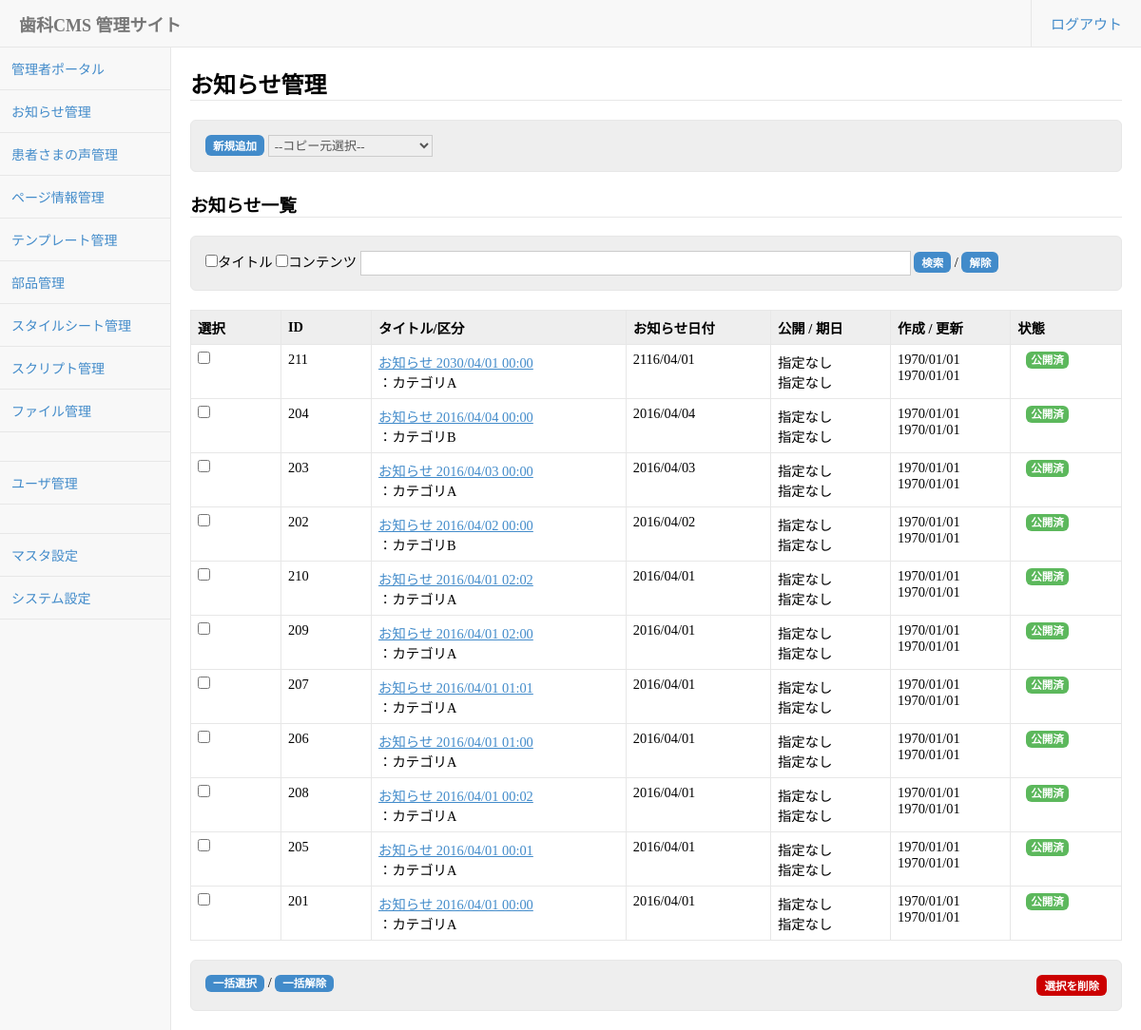
/webadmin/addon/information/information_manager.php (signed in), run on the app's committed database.
### tables this page shows
CREATE TABLE `content` (
  `content_id` bigint(20) NOT NULL,
  `created` bigint(20) DEFAULT NULL,
  `updated` bigint(20) DEFAULT NULL,
  `published` bigint(20) DEFAULT NULL,
  `unpublished` bigint(20) DEFAULT NULL,
  `schedule_publish` bigint(20) DEFAULT NULL,
  `schedule_unpublish` bigint(20) DEFAULT NULL,
  `created_by` bigint(20) DEFAULT NULL,
  `updated_by` bigint(20) DEFAULT NULL,
  `published_by` bigint(20) DEFAULT NULL,
  `unpublished_by` bigint(20) DEFAULT NULL,
  `sheduled_by` bigint(20) DEFAULT NULL,
  `revision` int(11) DEFAULT NULL,
  `folder_id` bigint(20) DEFAULT NULL,
  `contentclass` varchar(20) DEFAULT NULL,
  `elementtype_id` bigint(20) DEFAULT NULL,
  `contenttype_id` bigint(20) DEFAULT NULL,
  `title` varchar(511) DEFAULT NULL,
  `url` varchar(255) DEFAULT NULL,
  `content` longtext,
  `comment` text,
  `keywords` text,
  `description` text,
  `author` text,
  `template_id` bigint(20) DEFAULT NULL,
  `media` varchar(255) DEFAULT NULL,
  `editmode` tinyint(1) NOT NULL DEFAULT '0',
  `doctype` varchar(255) DEFAULT NULL,
  `html_attr` text,
  `head_attr` text,
  `head_code` text,
  `body_attr` text,
  `title_prefix` varchar(255) NOT NULL,
  `title_suffix` varchar(255) NOT NULL,
  `stylesheet_index` text NOT NULL,
  `script_index` text NOT NULL,
  `addinfo_index` text NOT NULL,
  `element_index` text NOT NULL,
  `checkout_user_id` bigint(20) DEFAULT NULL,
  `sort_no` bigint(20) NOT NULL DEFAULT '0',
  `workflowstate_id` bigint(20) DEFAULT NULL,
  `static_mode` tinyint(1) NOT NULL DEFAULT '0',
  `php_mode` tinyint(1) NOT NULL DEFAULT '0',
  `schedule_type` tinyint(4) NOT NULL DEFAULT '0',
  `schedule_time` bigint(20) DEFAULT NULL,
  `archive_type` tinyint(4) NOT NULL DEFAULT '0',
  `archive_time` bigint(20) DEFAULT NULL,
  `device` varchar(255) NOT NULL,
  `device_index` varchar(255) NOT NULL,
  `active_flg` tinyint(1) NOT NULL DEFAULT '0'
);

### webadmin/Config/DynamicConfig.php (called while the page is built, shortened)
<?php
class DynamicConfig
{
	static function get($configname){
		if(defined("Config::".$configname)){
			return constant("Config::".$configname);
		}elseif(defined("ConfigCache::".$configname)){
			return constant("ConfigCache::".$configname);
		}else{
			$configname = strtolower($configname);
			$db = new DB();
			$sql = "SELECT value FROM config WHERE configname = ?";
			$result = $db->query($sql,array($configname),DB::FETCH);
			return $result["value"];
		}
	}
}

### webadmin/addon/information/DataAccess/InformationContent.php (called while the page is built, shortened)
<?php
class InformationContent extends Content
{
	function getInformationList($parameters){
		$params = array();
		$sql = "SELECT ";
		$sql.= "	cont.*, ";
		$sql.= "	count(sche.content_schedule_id) as sche_cnt, ";
		$sql.= "	add_date.addinfo_content as date, ";
		$sql.= "	add_date.addinfo_content as hour, ";
		$sql.= "	add_date.addinfo_content as minute, ";
		$sql.= "	add_sel.optionvalue_name as information_category, ";
		$sql.= "	add_sel1.optionvalue_name as information_type, ";
		$sql.= "	pub.content_id as content_public_id, ";
		$sql.= "	pub.updated as content_public_updated, ";
		$sql.= "	workflow.workflowstate_name ";
		$sql.= "FROM content cont ";
		$sql.= "	LEFT JOIN content_public pub ";
		$sql.= "		ON  cont.content_id = pub.content_id ";
		$sql.= "	LEFT JOIN content_schedule sche ";
		$sql.= "		ON  cont.content_id = sche.content_id ";
		$sql.= "	LEFT JOIN content_addinfo add_date ";
		$sql.= "		ON cont.content_id = add_date.content_id ";
		$sql.= "		AND add_date.name = 'date' ";
		$sql.= "	LEFT JOIN content_addinfo add_hour ";
		$sql.= "		ON cont.content_id = add_hour.content_id ";
		$sql.= "		AND add_hour.name = 'hour' ";
		$sql.= "	LEFT JOIN content_addinfo add_minute ";
		$sql.= "		ON cont.content_id = add_minute.content_id ";
		$sql.= "		AND add_minute.name = 'minute' ";
		$sql.= "	LEFT JOIN content_addinfo add_cat ";
		$sql.= "		ON cont.content_id = add_cat.content_id ";
		$sql.= "		AND add_cat.name = 'information_category' ";
		$sql.= "	LEFT JOIN addinfo_select add_sel ";
		$sql.= "		ON add_cat.addinfo_content = add_sel.optionvalue ";
		$sql.= "		AND add_sel.selectname = 'information_category' ";
		$sql.= "	LEFT JOIN content_addinfo add_fac ";
		$sql.= "		ON cont.content_id = add_fac.content_id ";
		$sql.= "		AND add_fac.name = 'information_type' ";
		$sql.= "	LEFT JOIN addinfo_select add_sel1 ";
		$sql.= "		ON add_fac.addinfo_content = add_sel1.optionvalue ";
		$sql.= "		AND add_sel1.selectname = 'information_type' ";
		$sql.= "	LEFT JOIN workflowstate workflow ON cont.workflowstate_id = workflow.workflowstate_id ";
		$sql.= "		AND workflow.active_flg = '1' ";
		$sql.= "WHERE cont.contentclass = 'parts' " ;
		$sql.= "	AND cont.folder_id = '2' " ;
		$sql.= "GROUP BY cont.content_id ";
		$sql.= "ORDER BY add_date.addinfo_content DESC , add_hour.addinfo_content DESC  , add_minute.addinfo_content DESC " ;
		$sql.= "LIMIT 0,100 ";
		$result = $this->query($sql,$params);
		return $result;
	}
}

### webadmin/Framework/DataAccessBase.php (called while the page is built, shortened)
<?php
abstract class DataAccessBase
{
	var $tablename;
	var $db;
	protected function  __construct()
	{
		global $db_connection;
		$this->db = $db_connection;
	}
	protected function setTableName($tablename)
	{
		$this->tablename = $tablename;
	}
	public function query($sql,$param = array(),$fetch_option = 2){
		global $debug_mode;
		$result = false;
		try{
			$stmt = $this->db->prepare($sql);
			if($param == array()){
				$stmt->execute();
			}else{
				$stmt->execute($param);
			}
			if($fetch_option == DataAccessBase::FETCH_ALL){
				$result = $stmt->fetchAll(PDO::FETCH_ASSOC);
			}else if($fetch_option == DataAccessBase::FETCH) {
				$result = $stmt->fetch(PDO::FETCH_ASSOC);
			}else{
				$result = false;
			}
		}catch(PDOException $e){
			$real_sql = $this->makeRealSql($sql, $param);
			Logger::error("SQLエラー テーブル：".$this->tablename."へのクエリに失敗しました。".$real_sql);
			if($debug_mode){
				throw new Exception($e->getMessage().$real_sql);
			}else{
				throw new Exception($e->getMessage());
			}
			return false;
		}
		return $result;
	}
	private static function makeRealSql($sql,$param){
		$sql = str_replace("?","'%s'",$sql);
		$sql = vsprintf($sql,$param);
		return $sql;
	}
	private function setQueryLog($type,$sql,$param){
		$query_log = array("type" => $type,"sql" => $sql,"param" => $param,"check_sql" => self::makeRealSql($sql, $param));
	}
}
?>

### webadmin/ApplicationCommon/Session.php (called while the page is built, shortened)
<?php
class Session extends SessionBase
{
	static function get(){
		if(!isset(self::$instance)){
			self::$instance = new Session();
		}else{
		}
		return self::$instance;
	}
	protected function setConfig(){
		$this->session_cookie_lifetime = Config::SESSION_COOKIE_LIFETIME;
		$this->session_access_identcode_name = Config::SESSION_ACCESS_IDENTCODE;
	}
}

### webadmin/addon/information/information_manager.php (the view, shortened to what this page needs)
<?php
require_once(dirname(__FILE__).'/DataAccess/InformationContent.php');
$self = basename(__FILE__);
$session = Session::get();
$session->loginCheckAndRedirect("../../login.php");
$ope_auth_publish = $session->user["ope_auth_page_publish"];
$ope_auth_delete = $session->user["ope_auth_page_delete"];
$Content = new InformationContent(InformationContent::TABLE_MANAGEMENT);
$search_title_flg = isset($_REQUEST["search_title_flg"]) ? $_REQUEST["search_title_flg"] : "";
$search_content_flg = isset($_REQUEST["search_content_flg"]) ? $_REQUEST["search_content_flg"] : "";
$search_keyword = isset($_REQUEST["search_keyword"]) ? $_REQUEST["search_keyword"] : "";
$where = array();
$contentList = $Content->getInformationList($where);
?>
<form action = "" id="control_values" style="margin-top: 10px;">
	<div class="search">
	<input class="btn btn_small" type="button" value="新規追加" id="action_new" />
	<?php if(Config::get("content_new_mode") != "" && Config::get("content_new_mode") != "normal"): ?>
		<select name="copy_content_id" style="padding:2px;">
		<?php if(Config::get("content_new_mode") == "multi"): ?>
			<option value="">--コピー元選択--</option>
		<?php endif; ?>
		</select>
	<?php endif; ?>
    </div>
</form>
<h3>お知らせ一覧</h3>
<div class="search">
	<form action="<?php echo $self; ?>" id="search_values">
	<input type="checkbox" name="search_title_flg" <?php if($search_title_flg == "on"){echo "checked"; }?> />タイトル
	<input type="checkbox" name="search_content_flg" <?php if($search_content_flg == "on"){echo "checked"; }?> />コンテンツ
	<input type="text" name="search_keyword" value="<?php echo htmlspecialchars($search_keyword); ?>" />
	<input class="btn btn_small" type="button" value="検索" id="search_btn" /> /
	<input class="btn btn_small" type="button" value="解除" id="search_clear_btn" />
	</form>
</div>
<form action = "" id="content_values" style="margin-top: 10px;">
<table class="list">
<tr>
	<th class="w80">選択</th>
	<th class="w80">ID</th>
	<th>タイトル/区分</th>
	<th>お知らせ日付</th>
	<th>公開 / 期日</th>
	<th>作成 / 更新</th>
	<th>状態</th>
</tr>
<?php
for($i=0;$i < count($contentList);$i++){
	echo '<tr>'."\n";
	echo '<td><input type="checkbox" name="content_id[]" class="list_checkbox" value="'.$contentList[$i]["content_id"].'" ></td>'."\n";
	echo '<td>'.$contentList[$i]["content_id"].'</td>'."\n";
	echo '<td><a href="information_edit.php?mode=edit&content_id='.$contentList[$i]["content_id"].'&close_url='.$self.'&search_title_flg='.htmlspecialchars($search_title_flg).'&search_content_flg='.htmlspecialchars($search_content_flg).'&search_keyword='.htmlspecialchars($search_keyword).'">'.htmlspecialchars($contentList[$i]["title"]).'</a><br>'."\n";
	echo $contentList[$i]["information_type"]."\n：";
	echo $contentList[$i]["information_category"]."\n";
	echo '</td>'."\n";
	echo '<td style="white-space:nowrap">'.$contentList[$i]["date"].'</td>'."\n";
	if(Util::IsNullOrEmpty($contentList[$i]["schedule_publish"])){
		echo '<td style="white-space:nowrap">指定なし<br>'."\n";
	}else{
		echo '<td style="white-space:nowrap">'.date("Y/m/d",$contentList[$i]["schedule_publish"]).'<br>'."\n";
	}
	if(Util::IsNullOrEmpty($contentList[$i]["schedule_unpublish"])){
		echo '指定なし</td>'."\n";
	}else{
		echo date("Y/m/d",$contentList[$i]["schedule_unpublish"]).'</td>'."\n";
	}
	echo '<td style="white-space:nowrap">'.date("Y/m/d",$contentList[$i]["created"]).'<br>'."\n";
	echo date("Y/m/d",$contentList[$i]["updated"]).'</td>'."\n";
	echo '<td style="white-space:nowrap">'.ContentCommon::getContentStatusHTML($contentList[$i])."</td>\n";
	echo '</tr>'."\n";
}
?>
</table>
</form>
<div class="search">
<div class="content_left">
<a class="btn btn_small" href="#" onclick="list_check_all('list_checkbox'); return false;">一括選択</a> / <a class="btn btn_small" href="#" onclick="list_clear_all('list_checkbox'); return false;">一括解除</a>
</div>
<div class="content_right">
<?php if(!$ope_auth_publish){ $disabled = "disabled"; }else{ $disabled = "";}?>
<?php if(!$ope_auth_publish){ $disabled = "disabled"; }else{ $disabled = "";}?>
<?php if(!$ope_auth_delete){ $disabled = "disabled"; }else{ $disabled = "";}?>
<input class="btn red btn_small" type="button" value="選択を削除" onclick="action_delete_multiple('content_values'); return false;" <?php echo $disabled; ?>>
</div>
</div>

### webadmin/CMSCommon/ContentCommon.php (shortened to what this page needs)
<?php
class ContentCommon{
	static function getContentStatusHTML($contentData){
		$str = "";
		if($contentData["content_public_id"] != NULL){
			if($contentData["content_public_updated"] == $contentData["updated"]){
				if($contentData["schedule_publish"] != null && $contentData["schedule_publish"] > time()){
					$str.= '<span class="mark info">公開予定</span>';
				}else if($contentData["schedule_unpublish"] != null && $contentData["schedule_unpublish"] < time()){
					$str.= '<span class="mark red">公開終了</span>';
				}else{
					$str.= '<span class="mark green">公開済</span>';
				}
			}else{
				$str.= '<span class="mark orange">編集中</span>';
			}
		}else{
			$str.= '<span class="mark red">非公開</span>';
		}
		return $str;
	}
}

### webadmin/css/admin.css (style rules this page uses)
a { color:#428bca; text-decoration:none; }
input , textarea , select { margin:0; padding:4px; border:solid 1px #cccccc; font-size:0.9em; font-family: "メイリオ","Meiryo","Hiragino Kaku Gothic Pro" , "ヒラギノ角ゴ Pro W3" , "ＭＳ Ｐゴシック"; color:#555555; }
input[type=text] { width:60%; }
input.btn,a.btn { margin-top:20px; padding:8px 16px; border:none; background:#428bca; font-size:0.9em; font-weight:bold; color:#ffffff; cursor:pointer; -webkit-border-radius: 6px; -moz-border-radius: 6px; border-radius: 6px; }
input.btn_small,a.btn_small { margin:0; padding:3px 8px; border:none; background:#428bca; font-size:0.8em; font-weight:bold; color:#ffffff; cursor:pointer; -webkit-border-radius: 6px; -moz-border-radius: 6px; border-radius: 6px; }
input.red,a.red { background:#cc0000; }
table { width:100%; }
table.list { margin:0 0 20px 0; width:100%; font-size:0.9em; border:1px solid #e7e7e7; border-collapse: collapse; }
table.list th { padding:7px; background:#eeeeee; border:1px solid #e7e7e7; text-align:left; }
table.list td { padding:7px; border:1px solid #e7e7e7; vertical-align:top; }
table.list a { text-decoration:underline; }
div.search { margin:0 0 20px 0; padding:15px; background:#eeeeee; -webkit-border-radius: 6px; -moz-border-radius: 6px; border-radius: 6px; border:1px solid #e7e7e7; font-size:0.9em; }
.content_left { float:left; }
.content_right { float:right }
.w80 { width:80px; }
span.mark { margin:9px; padding:3px 5px; font-size:0.8em; font-weight:bold; -webkit-border-radius: 6px; -moz-border-radius: 6px; border-radius: 6px; }
span.green { background:#5cb85c; color:#ffffff; }
html { margin:0; padding:0; height: 100%; background:url(../img/sidebar_background.gif) repeat-y left top; }
body { margin:0; padding:0; min-width:800px; height: 100%; font-family: "メイリオ","Meiryo","Hiragino Kaku Gothic Pro" , "ヒラギノ角ゴ Pro W3" , "ＭＳ Ｐゴシック"; }
#body #content h3 { border-bottom:1px solid #e7e7e7; }

### data on the page
content: content_id "211", title "お知らせ 2030/04/01 00:00", information_category "カテゴリA", date "2116/04/01", shows "指定なし", created "1970/01/01", updated "1970/01/01", shows "公開済"
content: content_id "204", title "お知らせ 2016/04/04 00:00", information_category "カテゴリB", date "2016/04/04", shows "指定なし", created "1970/01/01", updated "1970/01/01", shows "公開済"
content: content_id "203", title "お知らせ 2016/04/03 00:00", information_category "カテゴリA", date "2016/04/03", shows "指定なし", created "1970/01/01", updated "1970/01/01", shows "公開済"
content: content_id "202", title "お知らせ 2016/04/02 00:00", information_category "カテゴリB", date "2016/04/02", shows "指定なし", created "1970/01/01", updated "1970/01/01", shows "公開済"
content: content_id "210", title "お知らせ 2016/04/01 02:02", information_category "カテゴリA", date "2016/04/01", shows "指定なし", created "1970/01/01", updated "1970/01/01", shows "公開済"
content: content_id "209", title "お知らせ 2016/04/01 02:00", information_category "カテゴリA", date "2016/04/01", shows "指定なし", created "1970/01/01", updated "1970/01/01", shows "公開済"
content: content_id "207", title "お知らせ 2016/04/01 01:01", information_category "カテゴリA", date "2016/04/01", shows "指定なし", created "1970/01/01", updated "1970/01/01", shows "公開済"
content: content_id "206", title "お知らせ 2016/04/01 01:00", information_category "カテゴリA", date "2016/04/01", shows "指定なし", created "1970/01/01", updated "1970/01/01", shows "公開済"
content: content_id "208", title "お知らせ 2016/04/01 00:02", information_category "カテゴリA", date "2016/04/01", shows "指定なし", created "1970/01/01", updated "1970/01/01", shows "公開済"
content: content_id "205", title "お知らせ 2016/04/01 00:01", information_category "カテゴリA", date "2016/04/01", shows "指定なし", created "1970/01/01", updated "1970/01/01", shows "公開済"
content: content_id "201", title "お知らせ 2016/04/01 00:00", information_category "カテゴリA", date "2016/04/01", shows "指定なし", created "1970/01/01", updated "1970/01/01", shows "公開済"

### other printed values
$this->title "お知らせ管理"
Config::get("addon_module".$i."_name") "お知らせ管理"
Config::get("addon_module".$i."_name") "患者さまの声管理"
